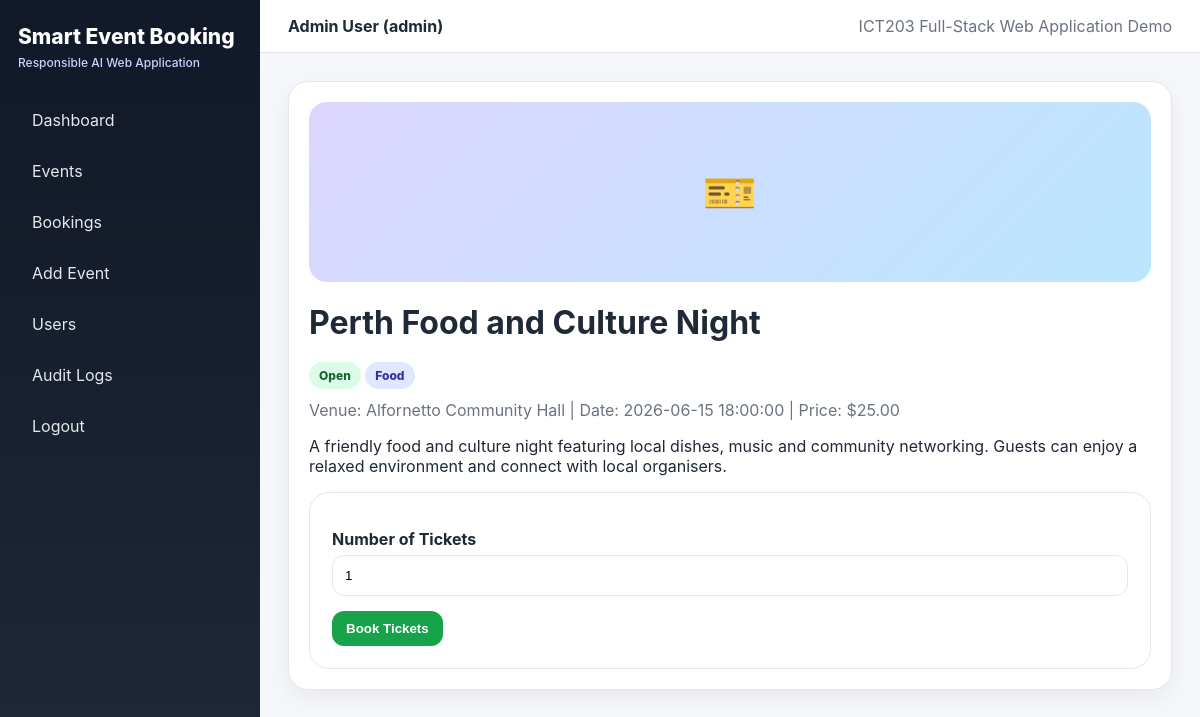
Page /view_event.php?id=1 (signed in) on the committed database.
### tables this page shows
CREATE TABLE events (
  id INT AUTO_INCREMENT PRIMARY KEY,
  title VARCHAR(150) NOT NULL,
  category VARCHAR(50) NOT NULL,
  venue VARCHAR(150) NOT NULL,
  event_date DATETIME NOT NULL,
  price DECIMAL(10,2) DEFAULT 0,
  capacity INT DEFAULT 50,
  status VARCHAR(30) DEFAULT 'Open',
  description TEXT NOT NULL,
  ai_log TEXT,
  created_by INT,
  updated_by INT,
  created_at TIMESTAMP DEFAULT CURRENT_TIMESTAMP,
  updated_at TIMESTAMP DEFAULT CURRENT_TIMESTAMP ON UPDATE CURRENT_TIMESTAMP,
  FOREIGN KEY (created_by) REFERENCES users(id) ON DELETE SET NULL,
  FOREIGN KEY (updated_by) REFERENCES users(id) ON DELETE SET NULL
);

### config/auth.php (called while the page is built, shortened)
<?php
function e($value){ return htmlspecialchars((string)$value, ENT_QUOTES, 'UTF-8'); }
?>

### view_event.php (the view, shortened to what this page needs)
<?php
require_once 'config/auth.php';
require_once 'config/db.php';
$id=$_GET['id']??0;
$stmt=$pdo->prepare('SELECT * FROM events WHERE id=?');
$stmt->execute([$id]);$event=$stmt->fetch(PDO::FETCH_ASSOC);
include 'header.php';
?><div class="card"><div class="event-img" style="height:180px">🎫</div>
<h1><?php echo e($event['title']); ?></h1>
<p>
    <span class="badge badge-open"><?php echo e($event['status']); ?></span>
     <span class="badge badge-ai"><?php echo e($event['category']); ?></span>
    </p>
    <p class="muted">Venue: <?php echo e($event['venue']); ?> | Date: <?php echo e($event['event_date']); ?> | Price: $<?php echo e($event['price']); ?></p>
    <p><?php echo nl2br(e($event['description'])); ?></p>
        <form method="post" class="form">
            <label>Number of Tickets</label>
            <input type="number" name="tickets" min="1" max="10" value="1">
            <button class="btn btn-success" style="margin-top:15px">Book Tickets</button>
        </form>
    </div>
    <?php include 'footer.php';
    ?>

### assets/style.css (style rules this page uses)
:root { --bg:#f5f7fb;--dark:#111827;--muted:#6b7280;--card:#ffffff;--primary:#4f46e5;--success:#16a34a;--warning:#f59e0b;--danger:#dc2626;--border:#e5e7eb }
* { box-sizing:border-box }
body { margin:0;font-family:Inter,Arial,sans-serif;background:var(--bg);color:#1f2937 }
.card { background:white;border:1px solid var(--border);border-radius:20px;padding:20px;box-shadow:0 8px 24px rgba(15,23,42,.06) }
.muted { color:var(--muted) }
.btn { border:0;border-radius:12px;padding:10px 14px;cursor:pointer;text-decoration:none;display:inline-block;font-weight:700 }
.btn-success { background:var(--success);color:white }
.badge { padding:6px 10px;border-radius:999px;font-size:12px;font-weight:800 }
.badge-open { background:#dcfce7;color:#166534 }
.badge-ai { background:#e0e7ff;color:#3730a3 }
.form { background:white;border-radius:20px;padding:22px;border:1px solid var(--border);max-width:900px }
.form label { display:block;font-weight:700;margin-top:14px }
.form input,.form textarea,.form select { width:100%;padding:12px;border:1px solid var(--border);border-radius:12px;margin-top:6px }
.event-img { height:130px;border-radius:18px;background:linear-gradient(135deg,#ddd6fe,#bae6fd);display:flex;align-items:center;justify-content:center;font-size:44px }

### rows in the picture
events: title "Perth Food and Culture Night", status "Open", category "Food", venue "Alfornetto Community Hall", event_date "2026-06-15 18:00:00", price "25.00", description "A friendly food and culture night featuring local dishes, music and community networking. Guests can enjoy a relaxed environment and connect with local organisers."

### other values in the picture
current_user() "Admin User"
$_SESSION['role'] "admin"
